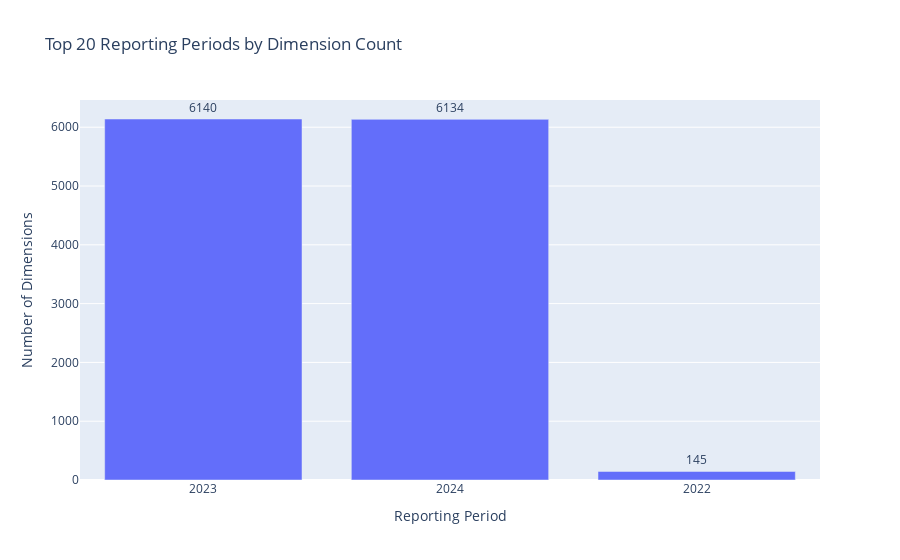

Here is the notebook cell this chart was saved with:
### Code cell
# Visualize period distribution
fig = px.bar(
    period_freq_df.head(20),
    x='period',
    y='count',
    title='Top 20 Reporting Periods by Dimension Count',
    labels={'period': 'Reporting Period', 'count': 'Number of Dimensions'},
    text='count'
)
fig.update_traces(textposition='outside')
fig.show()

fig.write_html(OUTPUT_DIR / "period_distribution.html")

### Figure 1 — Plotly figure (JSON) as saved in the notebook; plotly's stock layout.template omitted (floating-point values rounded to 4 significant figures)
{"data": [{"alignmentgroup": "True", "hovertemplate": "Reporting Period=%{x}<br>Number of Dimensions=%{text}<extra></extra>", "legendgroup": "", "marker": {"color": "#636efa", "pattern": {"shape": ""}}, "name": "", "offsetgroup": "", "orientation": "v", "showlegend": false, "text": [6140, 6134, 145], "textposition": "outside", "type": "bar", "x": ["2023", "2024", "2022"], "xaxis": "x", "y": [6140, 6134, 145], "yaxis": "y"}], "layout": {"barmode": "relative", "legend": {"tracegroupgap": 0}, "title": {"text": "Top 20 Reporting Periods by Dimension Count"}, "xaxis": {"anchor": "y", "domain": [0, 1], "title": {"text": "Reporting Period"}}, "yaxis": {"anchor": "x", "domain": [0, 1], "title": {"text": "Number of Dimensions"}}}}
